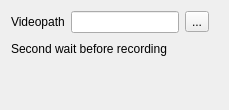
            <widget class="QWidget" name="tabMisc">
             <attribute name="icon">
              <iconset resource="../screencast.qrc">
               <normaloff>:/pictures/screencast/preferences-system.png</normaloff>:/pictures/screencast/preferences-system.png</iconset>
             </attribute>
             <attribute name="title">
              <string notr="true"/>
             </attribute>
             <layout class="QHBoxLayout" name="horizontalLayout_4">
              <item>
               <layout class="QGridLayout" name="gridLayout_10">
                <item row="0" column="0">
                 <layout class="QHBoxLayout" name="horizontalLayout_25">
                  <item>
                   <widget class="QFrame" name="frameVideoPath">
                    <property name="frameShape">
                     <enum>QFrame::NoFrame</enum>
                    </property>
                    <property name="frameShadow">
                     <enum>QFrame::Raised</enum>
                    </property>
                    <layout class="QHBoxLayout" name="horizontalLayout_20">
                     <property name="leftMargin">
                      <number>0</number>
                     </property>
                     <property name="topMargin">
                      <number>0</number>
                     </property>
                     <property name="bottomMargin">
                      <number>0</number>
                     </property>
                     <item>
                      <widget class="QLabel" name="LabelVideoPath">
                       <property name="text">
                        <string>Videopath</string>
                       </property>
                      </widget>
                     </item>
                     <item>
                      <widget class="QLineEdit" name="lineEditVideoPath">
                       <property name="text">
                        <string notr="true"/>
                       </property>
                       <property name="readOnly">
                        <bool>true</bool>
                       </property>
                      </widget>
                     </item>
                     <item>
                      <widget class="QToolButton" name="toolButtonVideoPath">
                       <property name="text">
                        <string notr="true">...</string>
                       </property>
                      </widget>
                     </item>
                    </layout>
                   </widget>
                  </item>
                 </layout>
                </item>
                <item row="2" column="0">
                 <spacer name="verticalSpacer_23">
                  <property name="orientation">
                   <enum>Qt::Vertical</enum>
                  </property>
                  <property name="sizeHint" stdset="0">
                   <size>
                    <width>20</width>
                    <height>40</height>
                   </size>
                  </property>
                 </spacer>
                </item>
                <item row="1" column="0">
                 <layout class="QHBoxLayout" name="horizontalLayout_9">
                  <property name="rightMargin">
                   <number>9</number>
                  </property>
                  <item>
                   <widget class="QLabel" name="label_34">
                    <property name="text">
                     <string>Second wait before recording</string>
                    </property>
                   </widget>
                  </item>
                  <item>
                   <spacer name="horizontalSpacer_44">
                    <property name="orientation">
                     <enum>Qt::Horizontal</enum>
                    </property>
                    <property name="sizeHint" stdset="0">
                     <size>
                      <width>40</width>
                      <height>20</height>
                     </size>
                    </property>
                   </spacer>
                  </item>
                 </layout>
                </item>
               </layout>
              </item>
             </layout>
            </widget>
